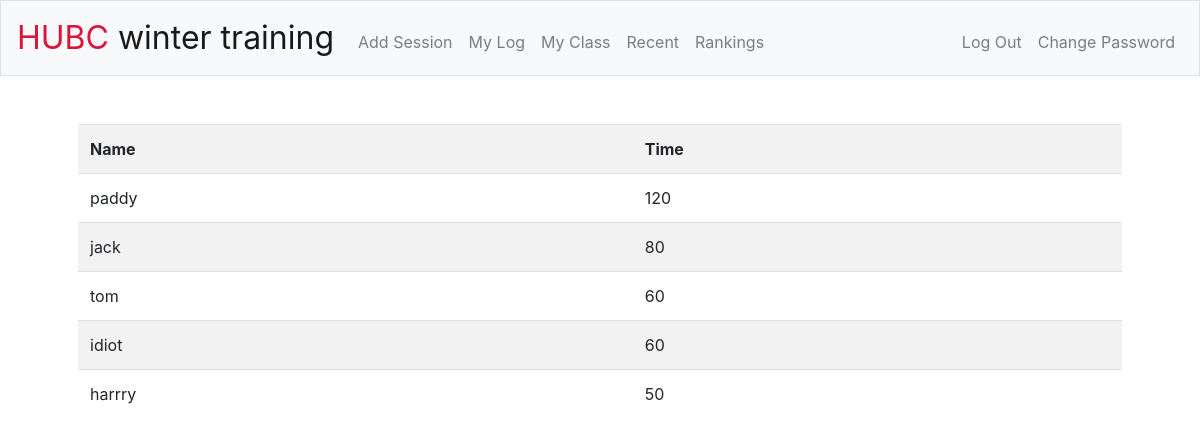
/rank (signed in), run on the app's committed database.
### tables this page shows
CREATE TABLE users(
id INTEGER PRIMARY KEY AUTOINCREMENT, 
username TEXT NOT NULL,
hash TEXT NOT NULL
, 'clas' INTEGER);

### application.py (the view)
@app.route("/rank")
@login_required
def rank():
    history = db.execute("SELECT SUM(time) AS time, username FROM log JOIN users ON log.user_id = users.id GROUP BY username ORDER BY time DESC")
    numbers = []
    for i in range(len(history)):
        numbers.append(i)
    return render_template("rank.html", numbers=numbers, history=history)

### application.py (called while the page is built)
@app.after_request
def after_request(response):
    response.headers["Cache-Control"] = "no-cache, no-store, must-revalidate"
    response.headers["Expires"] = 0
    response.headers["Pragma"] = "no-cache"
    return response

### helpers.py (called while the page is built)
def login_required(f):
    @wraps(f)
    def decorated_function(*args, **kwargs):
        if session.get("user_id") is None:
            return redirect("/login")
        return f(*args, **kwargs)
    return decorated_function

### templates/rank.html (shortened to what this page needs)
{% extends "layout.html" %}
{% block main %}
    <table class="table table-striped">
         <tbody>
            <tr>
                <th>Name</th>
                <th>Time</th>
            </tr>
            {% for i in numbers %}
            <tr>
                <td>{{ history[i]['username'] }}</td>
                <td>{{ history[i]['time'] }}</td>
                {% endfor %}
            </tr>
        </tbody>
    </table>
{% endblock %}

### static/styles.css (style rules this page uses)
main table { text-align: left; }

### data on the page
users: username "jack", history "80"
users: username "tom", history "60"
users: username "idiot", history "60"
users: username "harrry", history "50"

### other printed values
{{ history[i]['username'] }} "paddy"
{{ history[i]['time'] }} "120"
